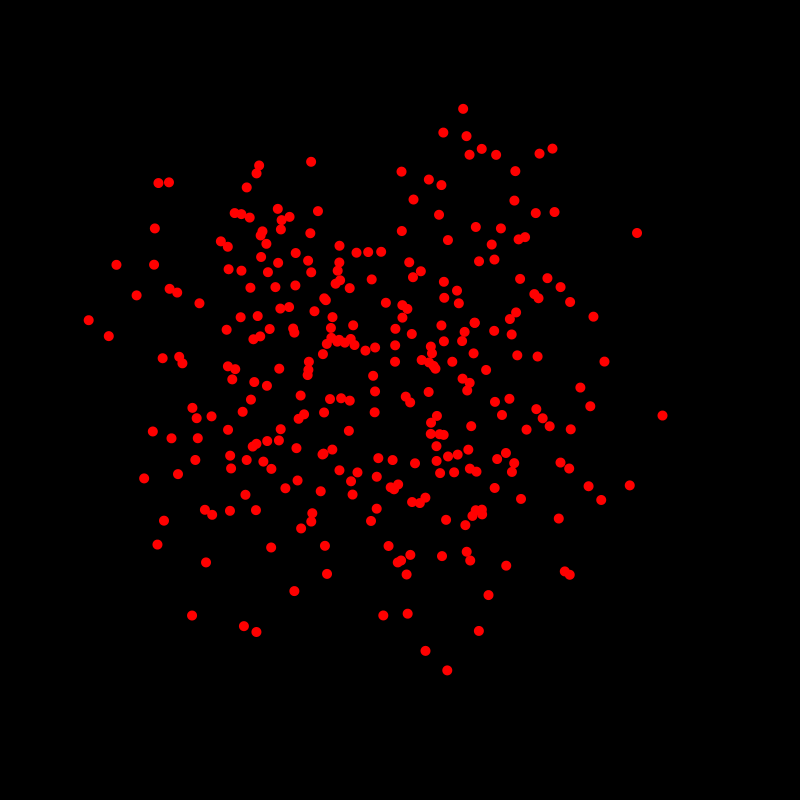
Frame 1 (no input)
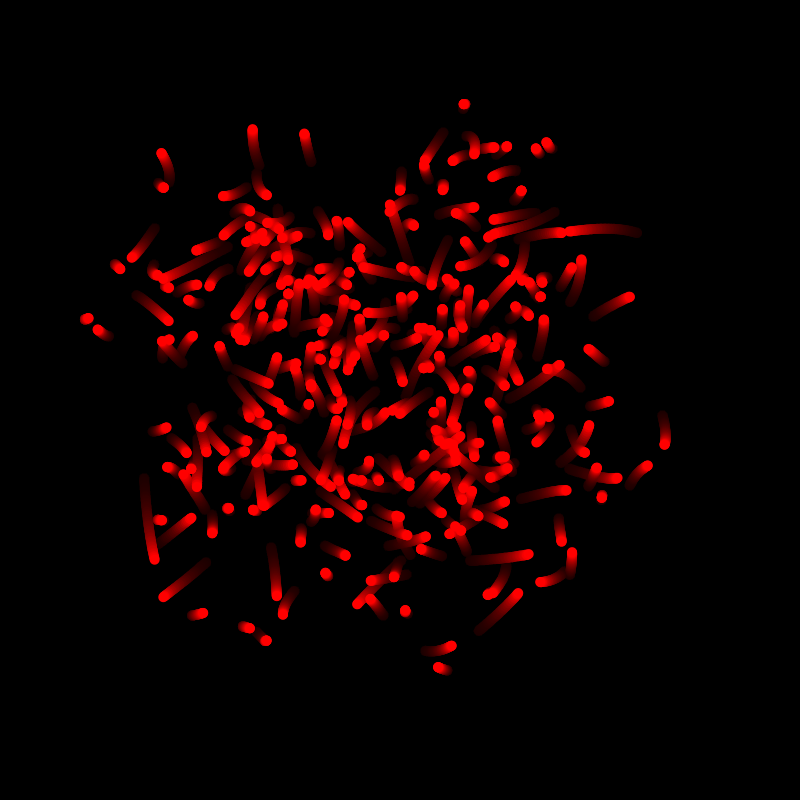
Frame 60 (the mouse pressed at the canvas centre just before this capture)
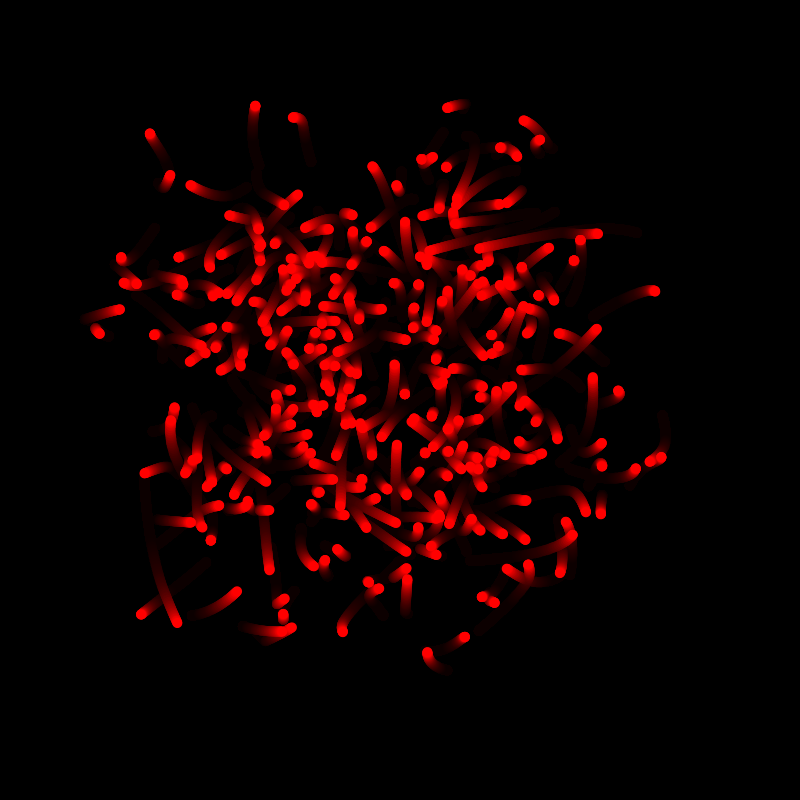
Frame 120 (the mouse held since frame 60 and released just before this capture)

The Processing sketch that drew these frames (run headless with seeded random() and noise(); from frame 60 on, the mouse is pressed at the canvas centre):

// Processing sketch: magicWorms
// ── magicWorms.pde
float ellipseX = random(800);
float ellipseY = random(800);

void setup() {
  
  size(800, 800);
  background(0, 0, 0);
}


void draw() {
  
  makeMagical();
  
  for (int i = 1; i < 301; i++)  {
    
    fill(255, 0, 0);
    ellipse(getWormX(i), getWormY(i), 10, 10);
  }
}


float frequency = 0.001;
float noiseInterval = PI;

void makeMagical() {
  
     fill( 0, 0, 0, 10 );
     rect(0, 0, 800, 800);
     noStroke();
}

float getWormX(int i) {
  
      return map(noise(i * noiseInterval + frameCount * frequency), 0, 1, 0, width);
}

float getWormY(int i) {
  
     return map(noise(i * noiseInterval + 1 + frameCount * frequency), 0, 1, 0, height);
}
